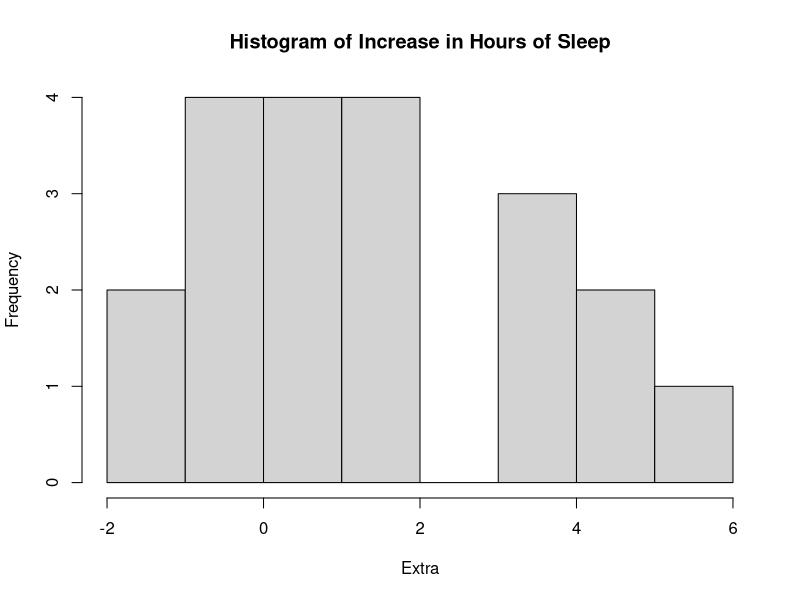

Source code (R):
#Tara Ram Mohan 
#V00854777
#Project 10
#October 27 2020

# Part 1 -----------------------------------------------
# a) Generate a matrix “ss” with 1000 rows and 10 columns. The elements of “ss” are random samples from standard normal distribution.

#Create empty matrix
ss <- matrix(nrow = 1000, ncol = 10)

#For loop to fill elements of matrix with random samples from standard normal distribution
for(i in 1:1000) {
  for(j in 1:10) {
    temp <- rnorm(1,0,1)
    ss[i,j] <- temp
  }
}

# b) Run the following lines:
# One sample t-test 
# H0 : µ = 0 
# Ha : µ =/= 0
# Note that p-value changes every time because of rnorm 

  mytest <- function(x) {
    return(t.test(x,mu=0)$p.value)
  }
  mytest(rnorm(100))
  
# c) Conduct one sample t-test 
# H0 : µ = 0 
# Ha : µ =/= 0 for each row of “ss”
  
  mytest <- function(x) {
    return(t.test(x,mu=0)$p.value)
  }
  alltests <- apply(ss, 1, mytest)
  
# d) For the 1000 tests you conducted in c), what is the ratio of rejection for the following signifcance levels

# Function that determines ratio of rejection given an input x that equals the significance level
  rejectratio <- function(x) {
    nreject = 0.0
    for(i in 1:1000) {
      if (alltests[i] < x) {
        nreject = nreject + 1.0
      }
    }
    ratio = nreject/1000.0
    print(ratio)
  }
  
# α = 0.05? rejection ratio = 0.052
  rejectratio(0.05)
  
# α = 0.1? rejection ratio = 0.113
  rejectratio(0.1)
  
# α = 0.01? rejection ratio = 0.01
  rejectratio(0.01)
  
# Part 2  -----------------------------------------------
#a) Load dataset sleep and open the description file.  - 5 points 
data(sleep)

#b) Draw histogram for column “extra”. 
# Shape: Slightly skewed right
hist(sleep$extra, 
     xlab = "Extra", 
     main = "Histogram of Increase in Hours of Sleep")

#c) Define two vectors “x” and “y” as following: 
x<-sleep$extra[1:10]
y<-sleep$extra[11:20]
  
#d) Conduct two-sample t-test to check whether the means of x and y are significantly different. 
# H0: µ1 = µ2
# Ha: µ1 =/= µ2 (or true difference in means is not equal to 0)
# Test statistic = -1.8608 
# P-value =  0.07939  
# Decision rule: Reject if p-value < 0.05
# Conclusion: Fail to reject null hypothesis because p-value = 0.07939 < 0.05, 
# which means that the means of x and y are not significantly different.
t.test(x,y)

#e) Define a vector “z” as following:
z<-x-y
  
#f) Conduct one-sample t-test to check whether the mean of z is significantly different from 0. 
# H0 : µ = 0 
# Ha : µ =/= 0
# Test statistic = -4.0621
# P-value = 0.002833 
# Decision rule: Reject if p-value < 0.05
# Conclusion: Reject null hypothesis because p-value = 0.002833  < 0.05, which means that the mean of z is not significantly different from 0
t.test(z, mu=0)
  
